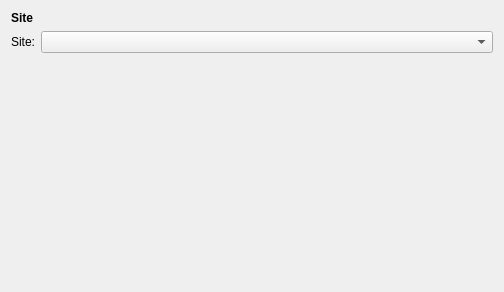
<?xml version="1.0" encoding="UTF-8"?>
<ui version="4.0">
 <class>DealConfig</class>
 <widget class="QWidget" name="DealConfig">
  <property name="geometry">
   <rect>
    <x>0</x>
    <y>0</y>
    <width>504</width>
    <height>292</height>
   </rect>
  </property>
  <layout class="QVBoxLayout" name="verticalLayout">
   <item>
    <widget class="QLabel" name="labelSite">
     <property name="font">
      <font>
       <weight>75</weight>
       <bold>true</bold>
      </font>
     </property>
     <property name="text">
      <string>Site</string>
     </property>
    </widget>
   </item>
   <item>
    <layout class="QHBoxLayout" name="horizontalLayout">
     <item>
      <widget class="QLabel" name="labelService">
       <property name="sizePolicy">
        <sizepolicy hsizetype="Minimum" vsizetype="Preferred">
         <horstretch>0</horstretch>
         <verstretch>0</verstretch>
        </sizepolicy>
       </property>
       <property name="maximumSize">
        <size>
         <width>16777212</width>
         <height>16777215</height>
        </size>
       </property>
       <property name="text">
        <string>Site:</string>
       </property>
       <property name="alignment">
        <set>Qt::AlignRight|Qt::AlignTrailing|Qt::AlignVCenter</set>
       </property>
       <property name="textInteractionFlags">
        <set>Qt::NoTextInteraction</set>
       </property>
       <property name="buddy">
        <cstring>siteCombo</cstring>
       </property>
      </widget>
     </item>
     <item>
      <widget class="KComboBox" name="siteCombo">
       <property name="sizePolicy">
        <sizepolicy hsizetype="MinimumExpanding" vsizetype="Fixed">
         <horstretch>0</horstretch>
         <verstretch>0</verstretch>
        </sizepolicy>
       </property>
       <property name="editable">
        <bool>false</bool>
       </property>
       <property name="insertPolicy">
        <enum>QComboBox::NoInsert</enum>
       </property>
      </widget>
     </item>
    </layout>
   </item>
   <item>
    <spacer name="verticalSpacer">
     <property name="orientation">
      <enum>Qt::Vertical</enum>
     </property>
     <property name="sizeHint" stdset="0">
      <size>
       <width>20</width>
       <height>0</height>
      </size>
     </property>
    </spacer>
   </item>
  </layout>
 </widget>
 <customwidgets>
  <customwidget>
   <class>KComboBox</class>
   <extends>QComboBox</extends>
   <header>kcombobox.h</header>
  </customwidget>
 </customwidgets>
 <tabstops>
  <tabstop>siteCombo</tabstop>
 </tabstops>
 <resources/>
 <connections/>
</ui>
